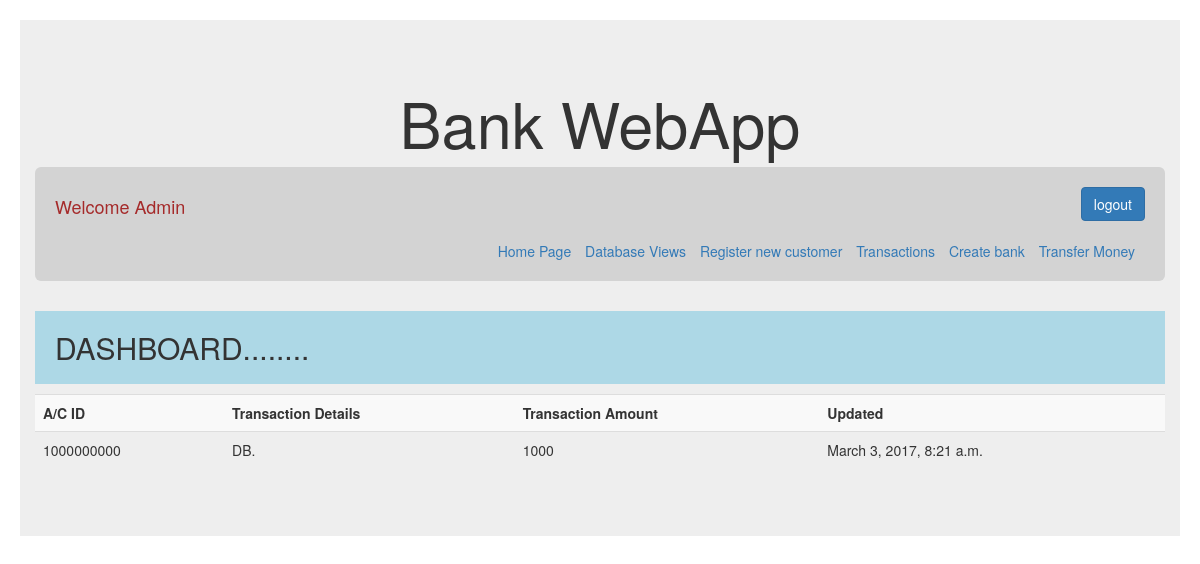
Page /bankWebApp/bank/customer/1000000000/transactions/ (signed in) on the committed database.
### bankWebApp/models.py (models this page shows, shortened)
class transaction(models.Model):
    transaction_choices = (("CR.",'Credit'),
                       ("DB.",'Debit'),)
    act_id=models.ForeignKey(account, on_delete=models.CASCADE)
    transaction_details=models.CharField(max_length=3, choices=transaction_choices, default="DB.")
    transaction_amount= models.IntegerField()
    updated=models.DateTimeField(auto_now=True)
    class Meta:
        get_latest_by = "updated"

class account(models.Model):
    account_choices=(('SB', "Savings Bank Account"),
                     ('CA', "Current Account"),)
    act_id = models.IntegerField(primary_key=True)
    bank_id = models.ForeignKey(bank, on_delete=models.CASCADE)
    act_type=models.CharField(max_length=2, choices=account_choices)
    def __str__(self):
        return str(self.act_id)

### bankWebApp/views.py (the view)
# urls.py: url(r'^bank/customer/(?P<act_id>\d+)/transactions/$', views.transactions_based_details, name="transaction_details"),
@login_required
def transactions_based_details(request, act_id):
    trans_details = transaction.objects.all().filter(act_id=act_id)
    context = {"details": trans_details}
    return render(
        request, "bankWebApp/transaction_based_details.html", context=context)

### bankWebApp/templates/bankWebApp/transaction_based_details.html
{%extends "bankWebApp/base.html"%}
{%block content%}
<table class="table table-striped">
        <tr>
            <th>A/C ID</th>
            <th>Transaction Details</th>
            <th>Transaction Amount</th>
            <th>Updated</th>
        </tr>
        {%for item in details%}
        <tr>
            <td>{{item.act_id}}</td>
            <td>{{item.transaction_details}}</td>
            <td>{{item.transaction_amount}}</td>
            <td>{{item.updated}}</td>
        </tr>
        {%endfor%}
    </table>
{%endblock%}

### bankWebApp/templates/bankWebApp/base.html (shortened to what this page needs)
<!DOCTYPE html>
<html lang="en">
<head>
  <link rel="stylesheet" href="https://maxcdn.bootstrapcdn.com/bootstrap/3.3.7/css/bootstrap.min.css">
</head>
<body style="padding:20px 20px 20px 20px;">
    <div class="jumbotron">
        <h1 align="center">Bank WebApp</h1>
    <div class="container">
        <div class="jumbotron"  style="background-color:lightgrey;padding:20px 20px 20px 20px ">
        <h4 style="color:brown;text-transform:capitalize;float:left">Welcome {{request.user}}</h4>
        <div align="right" ><form method="POST" action="{% url 'logout'  %}" >{%csrf_token%}
            <input type="submit" class="btn btn-primary" value="logout"></form><br>
            <a href="{% url 'index' %}" style="padding-right:10px">Home Page</a>
            <a href="{% url 'bank_details' %}" style="padding-right:10px">Database Views</a>
            <a href="{% url 'new_customer' %}" style="padding-right:10px">Register new customer</a>
            <a href="{% url 'do_transaction' %}" style="padding-right:10px">Transactions</a>
            <a href="{% url 'add_new_bank' %}" style="padding-right:10px">Create bank</a>
            <a href="{% url 'transfer_money' %}" style="padding-right:10px">Transfer Money</a>
        </div>
        </div>
        <h2 style="background-color:lightblue;padding:20px 20px 20px 20px " width="100%">DASHBOARD........</h2>
        {% block content %}
        {%endblock%}
    </div>
 </div>
</body>
</html>

### rows in the picture
transaction: act_id "1000000000", transaction_details "DB.", transaction_amount "1000", updated "March 3, 2017, 8:21 a.m."

### other values in the picture
{{ request.user }} "Admin"
